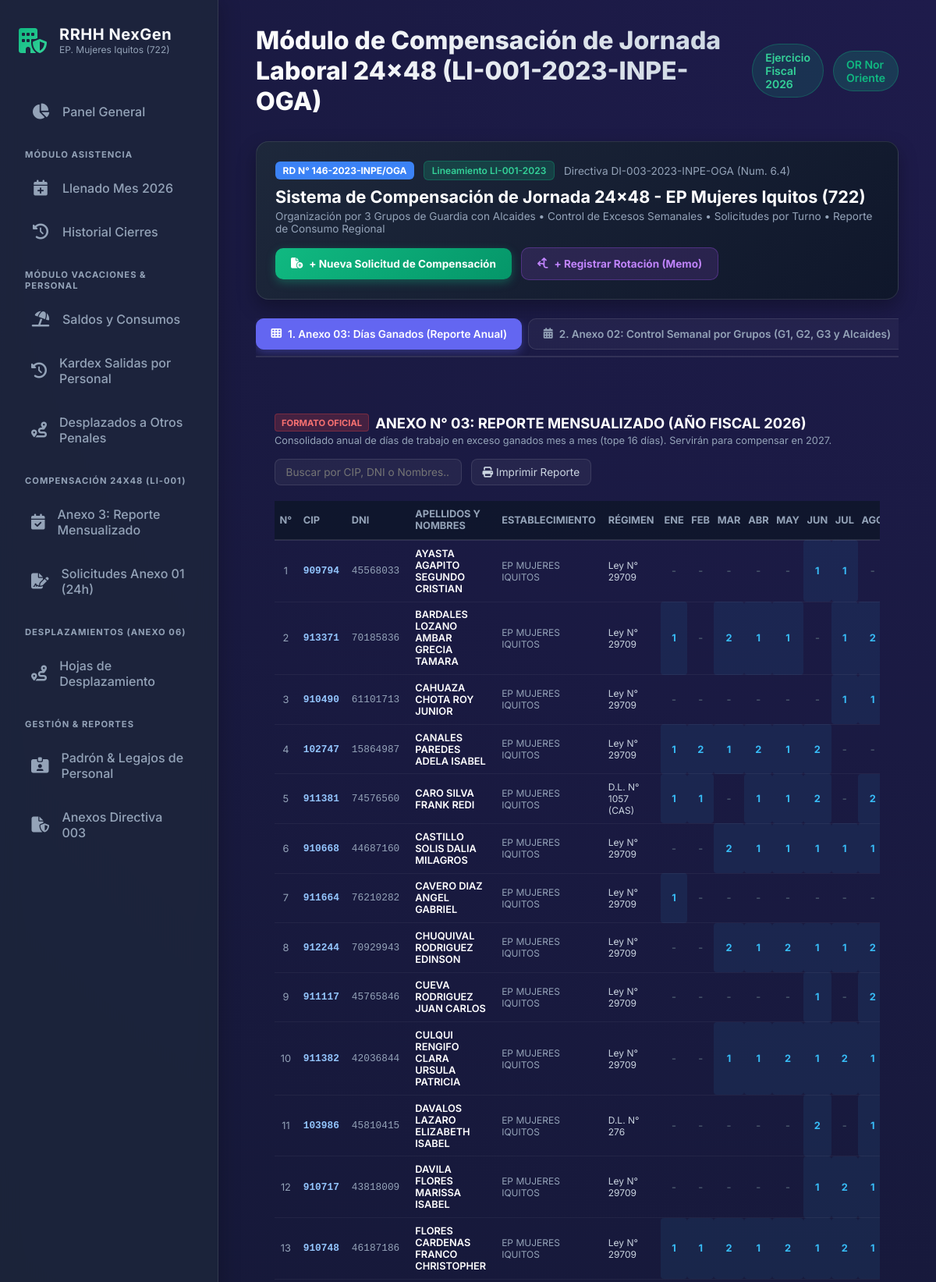
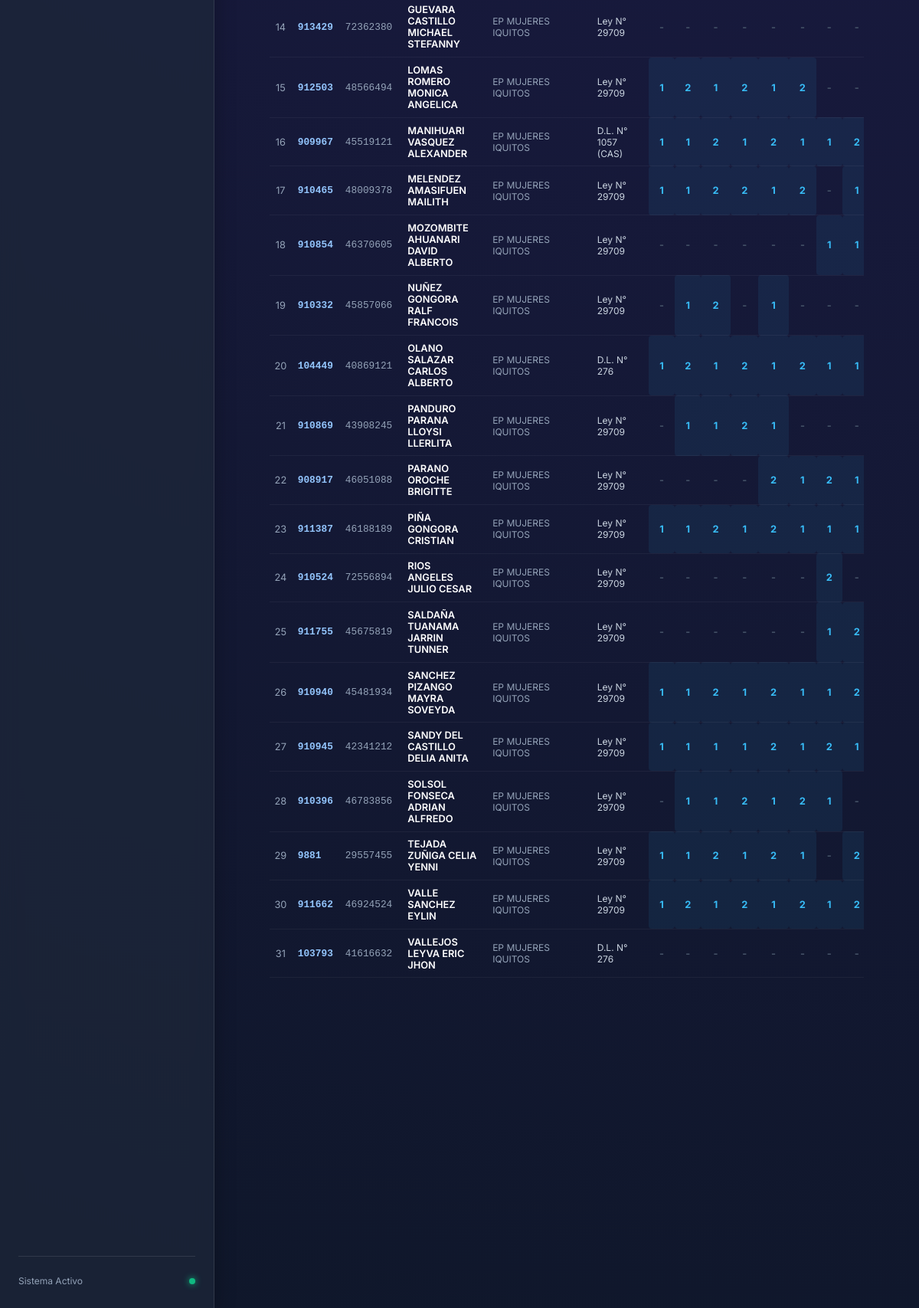
Screenshot of /compensacion/ with the database file from the repository (2 pictures, top to bottom).
### tables this page shows
CREATE TABLE empleados (
    id_empleado INTEGER PRIMARY KEY AUTOINCREMENT,
    codigo_servidor VARCHAR(20) UNIQUE NOT NULL, -- Ej: '099132', '103097'
    dni VARCHAR(15) UNIQUE,                      -- DNI (8 dígitos)
    apellidos_nombres VARCHAR(200) NOT NULL,
    created_at TIMESTAMP DEFAULT CURRENT_TIMESTAMP
, grupo_guardia_default INTEGER DEFAULT 1, sexo TEXT, fecha_nacimiento DATE, correo TEXT, id_regimen INTEGER, regimen_nombre TEXT, nivel TEXT, cargo_estructural TEXT, estado_laboral TEXT, modalidad_laboral TEXT, direccion_oficina TEXT, jefatura_area TEXT, cargo_funcion TEXT, area_clasificacion TEXT, horario_laboral TEXT, fecha_ingreso_eepp DATE, resolucion_documento TEXT, observaciones TEXT, fecha_ingreso_inpe DATE);

### app/modules/compensacion/router.py (the view)
@router.get("", response_class=HTMLResponse)
@router.get("/", response_class=HTMLResponse)
async def ver_modulo_compensacion(
    request: Request,
    anio: int = 2026,
    tab: str = "anexo3",
    mes_anexo2: int = 1,
    mes_reporte: int = 1,
    mensaje: Optional[str] = None,
    error: Optional[str] = None
):
    matriz_anexo3 = CompensacionRepository.get_matriz_anexo3(anio)
    grupos_guardia = CompensacionRepository.get_grupos_guardia()
    saldos = CompensacionRepository.get_control_saldos(anio)
    solicitudes = CompensacionRepository.get_solicitudes(anio)
    datos_anexo2 = None
    rotaciones_mes = []
    if tab == "anexo2":
        datos_anexo2 = CompensacionService.calcular_anexo2_mes(anio, mes_anexo2)
        rotaciones_mes = CompensacionRepository.get_rotaciones_mes(anio, mes_anexo2)
    reporte_gastos = []
    if tab == "reporte_gastos":
        reporte_gastos = CompensacionRepository.get_reporte_mensual_gastos(anio, mes_reporte)
    total_servidores = len(matriz_anexo3)
    total_dias_ganados_anual = sum(r["total_ganado"] for r in matriz_anexo3)
    total_asignados = sum(s["dias_asignados"] for s in saldos)
    total_usados = sum(s["dias_utilizados"] for s in saldos)
    total_restantes = sum(s["dias_disponibles"] for s in saldos)
    return templates.TemplateResponse(
        request=request,
        name="compensacion/matriz_anexo3.html",
        context={
            "anio": anio,
            "tab": tab,
            "mes_anexo2": mes_anexo2,
            "mes_reporte": mes_reporte,
            "meses": MESES_NOMBRES,
            "matriz_anexo3": matriz_anexo3,
            "grupos_guardia": grupos_guardia,
            "datos_anexo2": datos_anexo2,
            "rotaciones_mes": rotaciones_mes,
            "saldos": saldos,
            "solicitudes": solicitudes,
            "reporte_gastos": reporte_gastos,
            "total_servidores": total_servidores,
            "total_dias_ganados_anual": total_dias_ganados_anual,
            "total_asignados": total_asignados,
            "total_usados": total_usados,
            "total_restantes": total_restantes,
            "fecha_hoy": date.today().isoformat(),
            "mensaje": mensaje,
            "error": error
        }
    )

### app/templates/compensacion/matriz_anexo3.html (shortened to what this page needs)
{% extends "base.html" %}
{% block header_title %}Módulo de Compensación de Jornada Laboral 24x48 (LI-001-2023-INPE-OGA){% endblock %}
{% block content %}
<div style="display: flex; flex-direction: column; gap: 1.5rem;">
    <div style="background: linear-gradient(135deg, rgba(30, 41, 59, 0.95), rgba(15, 23, 42, 0.95)); border: 1px solid rgba(255, 255, 255, 0.1); border-radius: 16px; padding: 1.5rem; display: flex; justify-content: space-between; align-items: center; box-shadow: 0 10px 25px rgba(0,0,0,0.3); flex-wrap: wrap; gap: 1rem;">
        <div>
            <div style="display: flex; align-items: center; gap: 0.75rem; margin-bottom: 0.5rem; flex-wrap: wrap;">
                <span style="background: #3b82f6; color: #fff; font-size: 0.75rem; font-weight: 700; padding: 0.25rem 0.6rem; border-radius: 6px;">RD N° 146-2023-INPE/OGA</span>
                <span style="background: rgba(16, 185, 129, 0.2); color: #34d399; font-size: 0.75rem; font-weight: 600; padding: 0.25rem 0.6rem; border-radius: 6px; border: 1px solid rgba(16, 185, 129, 0.3);">Lineamiento LI-001-2023</span>
                <span style="color: var(--text-muted); font-size: 0.85rem;">Directiva DI-003-2023-INPE-OGA (Num. 6.4)</span>
            </div>
            <h2 style="font-size: 1.35rem; font-weight: 700; color: #fff; margin: 0 0 0.25rem 0;">Sistema de Compensación de Jornada 24x48 - EP Mujeres Iquitos (722)</h2>
            <p style="color: var(--text-muted); font-size: 0.85rem; margin: 0;">
                Organización por 3 Grupos de Guardia con Alcaides &bull; Control de Excesos Semanales &bull; Solicitudes por Turno &bull; Reporte de Consumo Regional
            </p>
        </div>
        <div style="display: flex; gap: 0.75rem; align-items: center; flex-wrap: wrap;">
            <button onclick="abrirModalSolicitud()" style="background: linear-gradient(135deg, #10b981, #059669); color: #fff; border: none; padding: 0.75rem 1.25rem; border-radius: 10px; font-weight: 700; font-size: 0.85rem; cursor: pointer; display: flex; align-items: center; gap: 0.5rem; box-shadow: 0 4px 12px rgba(16, 185, 129, 0.35);">
                <i class="fa-solid fa-file-circle-plus"></i> + Nueva Solicitud de Compensación
            </button>
            <button onclick="abrirModalRotacion()" style="background: rgba(168, 85, 247, 0.15); color: #c084fc; border: 1px solid rgba(168, 85, 247, 0.3); padding: 0.75rem 1.25rem; border-radius: 10px; font-weight: 700; font-size: 0.85rem; cursor: pointer; display: flex; align-items: center; gap: 0.5rem;">
                <i class="fa-solid fa-arrows-split-up-and-left"></i> + Registrar Rotación (Memo)
            </button>
        </div>
    </div>
    <div class="comp-tabs-nav">
        <a href="/compensacion?tab=anexo3&anio={{ anio }}" class="comp-tab-btn {% if tab == 'anexo3' %}active{% endif %}">
            <i class="fa-solid fa-table-cells"></i> 1. Anexo 03: Días Ganados (Reporte Anual)
        </a>
        <a href="/compensacion?tab=anexo2&anio={{ anio }}&mes_anexo2={{ mes_anexo2 }}" class="comp-tab-btn {% if tab == 'anexo2' %}active{% endif %}">
            <i class="fa-solid fa-calendar-days"></i> 2. Anexo 02: Control Semanal por Grupos (G1, G2, G3 y Alcaides)
        </a>
    </div>
    {% if tab == 'anexo3' %}
    <div class="glass-card" style="padding: 1.5rem;">
        <div style="display: flex; justify-content: space-between; align-items: center; margin-bottom: 1.25rem; flex-wrap: wrap; gap: 1rem;">
            <div>
                <div style="display: flex; align-items: center; gap: 0.5rem;">
                    <span style="background: rgba(239, 68, 68, 0.2); color: #f87171; border: 1px solid rgba(239, 68, 68, 0.3); font-size: 0.7rem; font-weight: 700; padding: 0.2rem 0.5rem; border-radius: 4px;">FORMATO OFICIAL</span>
                    <h3 style="font-size: 1.15rem; font-weight: 700; color: #fff; margin: 0;">ANEXO N° 03: REPORTE MENSUALIZADO (AÑO FISCAL {{ anio }})</h3>
                </div>
                <p style="color: var(--text-muted); font-size: 0.8rem; margin: 0.25rem 0 0 0;">
                    Consolidado anual de días de trabajo en exceso ganados mes a mes (tope 16 días). Servirán para compensar en {{ anio + 1 }}.
                </p>
            </div>
            <div style="display: flex; gap: 0.75rem; align-items: center;">
                <input type="text" placeholder="Buscar por CIP, DNI o Nombres..."
                       style="background: rgba(255, 255, 255, 0.05); border: 1px solid var(--border-color); border-radius: 8px; padding: 0.5rem 0.85rem; color: #fff; font-size: 0.85rem; width: 240px;"
                       onkeyup="filtrarTablaGenerica('tablaAnexo3', this.value)">
                <button onclick="window.print()" style="background: rgba(255, 255, 255, 0.05); color: #cbd5e1; border: 1px solid var(--border-color); padding: 0.5rem 0.85rem; border-radius: 8px; font-size: 0.85rem; cursor: pointer;">
                    <i class="fa-solid fa-print"></i> Imprimir Reporte
                </button>
            </div>
        </div>
        <div style="overflow-x: auto;">
            <table id="tablaAnexo3" style="width: 100%; border-collapse: collapse; font-size: 0.8rem; text-align: center;">
                <thead>
                    <tr style="background: rgba(15, 23, 42, 0.85); color: #94a3b8; border-bottom: 2px solid var(--border-color);">
                        <th style="padding: 0.6rem 0.4rem; width: 35px;">N°</th>
                        <th style="padding: 0.6rem 0.5rem; text-align: left; width: 65px;">CIP</th>
                        <th style="padding: 0.6rem 0.5rem; text-align: left; width: 75px;">DNI</th>
                        <th style="padding: 0.6rem 0.75rem; text-align: left;">APELLIDOS Y NOMBRES</th>
                        <th style="padding: 0.6rem 0.5rem; text-align: left; width: 140px;">ESTABLECIMIENTO</th>
                        <th style="padding: 0.6rem 0.5rem; text-align: left; width: 90px;">RÉGIMEN</th>
                        <th style="padding: 0.6rem 0.3rem;">ENE</th>
                        <th style="padding: 0.6rem 0.3rem;">FEB</th>
                        <th style="padding: 0.6rem 0.3rem;">MAR</th>
                        <th style="padding: 0.6rem 0.3rem;">ABR</th>
                        <th style="padding: 0.6rem 0.3rem;">MAY</th>
                        <th style="padding: 0.6rem 0.3rem;">JUN</th>
                        <th style="padding: 0.6rem 0.3rem;">JUL</th>
                        <th style="padding: 0.6rem 0.3rem;">AGO</th>
                    </tr>
                </thead>
                <tbody>
                    {% for row in matriz_anexo3 %}
                    <tr style="border-bottom: 1px solid rgba(255, 255, 255, 0.05);" onmouseover="this.style.background='rgba(255,255,255,0.03)'" onmouseout="this.style.background='transparent'">
                        <td style="padding: 0.55rem 0.4rem; color: var(--text-muted);">{{ loop.index }}</td>
                        <td style="padding: 0.55rem 0.5rem; text-align: left; font-family: monospace; font-weight: 700; color: #93c5fd;">{{ row.codigo_servidor }}</td>
                        <td style="padding: 0.55rem 0.5rem; text-align: left; font-family: monospace; color: var(--text-muted);">{{ row.dni }}</td>
                        <td style="padding: 0.55rem 0.75rem; text-align: left; font-weight: 600; color: #fff;">{{ row.apellidos_nombres }}</td>
                        <td style="padding: 0.55rem 0.5rem; text-align: left; font-size: 0.75rem; color: var(--text-muted);">EP MUJERES IQUITOS</td>
                        <td style="padding: 0.55rem 0.5rem; text-align: left; font-size: 0.75rem; color: #cbd5e1;">{{ row.regimen_nombre }}</td>
                        <td class="cell-mes {% if row.m_1 != '-' %}cell-mes-active{% else %}cell-mes-empty{% endif %}">{{ row.m_1 }}</td>
                        <td class="cell-mes {% if row.m_2 != '-' %}cell-mes-active{% else %}cell-mes-empty{% endif %}">{{ row.m_2 }}</td>
                        <td class="cell-mes {% if row.m_3 != '-' %}cell-mes-active{% else %}cell-mes-empty{% endif %}">{{ row.m_3 }}</td>
                        <td class="cell-mes {% if row.m_4 != '-' %}cell-mes-active{% else %}cell-mes-empty{% endif %}">{{ row.m_4 }}</td>
                        <td class="cell-mes {% if row.m_5 != '-' %}cell-mes-active{% else %}cell-mes-empty{% endif %}">{{ row.m_5 }}</td>
                        <td class="cell-mes {% if row.m_6 != '-' %}cell-mes-active{% else %}cell-mes-empty{% endif %}">{{ row.m_6 }}</td>
                        <td class="cell-mes {% if row.m_7 != '-' %}cell-mes-active{% else %}cell-mes-empty{% endif %}">{{ row.m_7 }}</td>
                        <td class="cell-mes {% if row.m_8 != '-' %}cell-mes-active{% else %}cell-mes-empty{% endif %}">{{ row.m_8 }}</td>
                    </tr>
                    {% else %}
                    <tr>
                        <td colspan="19" style="padding: 2.5rem; text-align: center; color: var(--text-muted);">
                            No hay servidores registrados para el año {{ anio }}.
                        </td>
                    </tr>
                    {% endfor %}
                </tbody>
            </table>
        </div>
    </div>
    {% endif %}
</div>
{% endblock %}

### app/static/premium.css (style rules this page uses)
:root { --primary: #6366f1; --primary-hover: #4f46e5; --secondary: #10b981; --bg-dark: #0f172a; --bg-panel: rgba(30, 41, 59, 0.7); --text-main: #f8fafc; --text-muted: #94a3b8; --border-color: rgba(255, 255, 255, 0.1); --danger: #ef4444; --warning: #f59e0b; }
* { margin: 0; padding: 0; box-sizing: border-box; font-family: 'Inter', system-ui, sans-serif; }
body { background: radial-gradient(circle at top right, #1e1b4b, #0f172a); color: var(--text-main); min-height: 100vh; display: flex; overflow-x: hidden; }

### app/templates/compensacion/matriz_anexo3.html (style rules this page uses)
.comp-tabs-nav { display: flex; gap: 0.5rem; border-bottom: 2px solid var(--border-color); padding-bottom: 0.5rem; margin-bottom: 1.5rem; overflow-x: auto; }
.comp-tab-btn { background: rgba(255, 255, 255, 0.04); border: 1px solid var(--border-color); border-radius: 10px; color: var(--text-muted); padding: 0.7rem 1.15rem; font-size: 0.85rem; font-weight: 600; cursor: pointer; display: inline-flex; align-items: center; gap: 0.5rem; text-decoration: none; white-space: nowrap; transition: all 0.2s; }
.comp-tab-btn.active { background: var(--primary); color: #fff; border-color: var(--primary); box-shadow: 0 4px 12px rgba(99, 102, 241, 0.35); }
.cell-mes { padding: 0.55rem 0.3rem; font-weight: 700; font-size: 0.8rem; }
.cell-mes-active { color: #38bdf8; background: rgba(56, 189, 248, 0.08); border-radius: 4px; }
.cell-mes-empty { color: #475569; }

### rows the page displays
empleados: codigo_servidor "909794", dni "45568033", apellidos_nombres "AYASTA AGAPITO SEGUNDO CRISTIAN", regimen_nombre "Ley N° 29709", m_1 "-", m_2 "-", m_3 "-", m_4 "-", m_5 "-", m_6 "1", m_7 "1", m_8 "-"
empleados: codigo_servidor "913371", dni "70185836", apellidos_nombres "BARDALES LOZANO AMBAR GRECIA TAMARA", regimen_nombre "Ley N° 29709", m_1 "1", m_2 "-", m_3 "2", m_4 "1", m_5 "1", m_6 "-", m_7 "1", m_8 "2"
empleados: codigo_servidor "910490", dni "61101713", apellidos_nombres "CAHUAZA CHOTA ROY JUNIOR", regimen_nombre "Ley N° 29709", m_1 "-", m_2 "-", m_3 "-", m_4 "-", m_5 "-", m_6 "-", m_7 "1", m_8 "1"
empleados: codigo_servidor "102747", dni "15864987", apellidos_nombres "CANALES PAREDES ADELA ISABEL", regimen_nombre "Ley N° 29709", m_1 "1", m_2 "2", m_3 "1", m_4 "2", m_5 "1", m_6 "2", m_7 "-", m_8 "-"
empleados: codigo_servidor "911381", dni "74576560", apellidos_nombres "CARO SILVA FRANK REDI", regimen_nombre "D.L. N° 1057 (CAS)", m_1 "1", m_2 "1", m_3 "-", m_4 "1", m_5 "1", m_6 "2", m_7 "-", m_8 "2"
empleados: codigo_servidor "910668", dni "44687160", apellidos_nombres "CASTILLO SOLIS DALIA MILAGROS", regimen_nombre "Ley N° 29709", m_1 "-", m_2 "-", m_3 "2", m_4 "1", m_5 "1", m_6 "1", m_7 "1", m_8 "1"
empleados: codigo_servidor "911664", dni "76210282", apellidos_nombres "CAVERO DIAZ ANGEL GABRIEL", regimen_nombre "Ley N° 29709", m_1 "1", m_2 "-", m_3 "-", m_4 "-", m_5 "-", m_6 "-", m_7 "-", m_8 "-"
empleados: codigo_servidor "912244", dni "70929943", apellidos_nombres "CHUQUIVAL RODRIGUEZ EDINSON", regimen_nombre "Ley N° 29709", m_1 "-", m_2 "-", m_3 "2", m_4 "1", m_5 "2", m_6 "1", m_7 "1", m_8 "2"
empleados: codigo_servidor "911117", dni "45765846", apellidos_nombres "CUEVA RODRIGUEZ JUAN CARLOS", regimen_nombre "Ley N° 29709", m_1 "-", m_2 "-", m_3 "-", m_4 "-", m_5 "-", m_6 "1", m_7 "-", m_8 "2"
empleados: codigo_servidor "911382", dni "42036844", apellidos_nombres "CULQUI RENGIFO CLARA URSULA PATRICIA", regimen_nombre "Ley N° 29709", m_1 "-", m_2 "-", m_3 "1", m_4 "1", m_5 "2", m_6 "1", m_7 "2", m_8 "1"
empleados: codigo_servidor "103986", dni "45810415", apellidos_nombres "DAVALOS LAZARO ELIZABETH ISABEL", regimen_nombre "D.L. N° 276", m_1 "-", m_2 "-", m_3 "-", m_4 "-", m_5 "-", m_6 "2", m_7 "-", m_8 "1"
empleados: codigo_servidor "910717", dni "43818009", apellidos_nombres "DAVILA FLORES MARISSA ISABEL", regimen_nombre "Ley N° 29709", m_1 "-", m_2 "-", m_3 "-", m_4 "-", m_5 "-", m_6 "1", m_7 "2", m_8 "1"
empleados: codigo_servidor "910748", dni "46187186", apellidos_nombres "FLORES CARDENAS FRANCO CHRISTOPHER", regimen_nombre "Ley N° 29709", m_1 "1", m_2 "1", m_3 "2", m_4 "1", m_5 "2", m_6 "1", m_7 "2", m_8 "1"
empleados: codigo_servidor "913429", dni "72362380", apellidos_nombres "GUEVARA CASTILLO MICHAEL STEFANNY", regimen_nombre "Ley N° 29709", m_1 "-", m_2 "-", m_3 "-", m_4 "-", m_5 "-", m_6 "-", m_7 "-", m_8 "-"
empleados: codigo_servidor "912503", dni "48566494", apellidos_nombres "LOMAS ROMERO MONICA ANGELICA", regimen_nombre "Ley N° 29709", m_1 "1", m_2 "2", m_3 "1", m_4 "2", m_5 "1", m_6 "2", m_7 "-", m_8 "-"
empleados: codigo_servidor "909967", dni "45519121", apellidos_nombres "MANIHUARI VASQUEZ ALEXANDER", regimen_nombre "D.L. N° 1057 (CAS)", m_1 "1", m_2 "1", m_3 "2", m_4 "1", m_5 "2", m_6 "1", m_7 "1", m_8 "2"
empleados: codigo_servidor "910465", dni "48009378", apellidos_nombres "MELENDEZ AMASIFUEN MAILITH", regimen_nombre "Ley N° 29709", m_1 "1", m_2 "1", m_3 "2", m_4 "2", m_5 "1", m_6 "2", m_7 "-", m_8 "1"
empleados: codigo_servidor "910854", dni "46370605", apellidos_nombres "MOZOMBITE AHUANARI DAVID ALBERTO", regimen_nombre "Ley N° 29709", m_1 "-", m_2 "-", m_3 "-", m_4 "-", m_5 "-", m_6 "-", m_7 "1", m_8 "1"
empleados: codigo_servidor "910332", dni "45857066", apellidos_nombres "NUÑEZ GONGORA RALF FRANCOIS", regimen_nombre "Ley N° 29709", m_1 "-", m_2 "1", m_3 "2", m_4 "-", m_5 "1", m_6 "-", m_7 "-", m_8 "-"
empleados: codigo_servidor "104449", dni "40869121", apellidos_nombres "OLANO SALAZAR CARLOS ALBERTO", regimen_nombre "D.L. N° 276", m_1 "1", m_2 "2", m_3 "1", m_4 "2", m_5 "1", m_6 "2", m_7 "1", m_8 "1"
empleados: codigo_servidor "910869", dni "43908245", apellidos_nombres "PANDURO PARANA LLOYSI LLERLITA", regimen_nombre "Ley N° 29709", m_1 "-", m_2 "1", m_3 "1", m_4 "2", m_5 "1", m_6 "-", m_7 "-", m_8 "-"
empleados: codigo_servidor "908917", dni "46051088", apellidos_nombres "PARANO OROCHE BRIGITTE", regimen_nombre "Ley N° 29709", m_1 "-", m_2 "-", m_3 "-", m_4 "-", m_5 "2", m_6 "1", m_7 "2", m_8 "1"
empleados: codigo_servidor "911387", dni "46188189", apellidos_nombres "PIÑA GONGORA CRISTIAN", regimen_nombre "Ley N° 29709", m_1 "1", m_2 "1", m_3 "2", m_4 "1", m_5 "2", m_6 "1", m_7 "1", m_8 "1"
empleados: codigo_servidor "910524", dni "72556894", apellidos_nombres "RIOS ANGELES JULIO CESAR", regimen_nombre "Ley N° 29709", m_1 "-", m_2 "-", m_3 "-", m_4 "-", m_5 "-", m_6 "-", m_7 "2", m_8 "-"
empleados: codigo_servidor "911755", dni "45675819", apellidos_nombres "SALDAÑA TUANAMA JARRIN TUNNER", regimen_nombre "Ley N° 29709", m_1 "-", m_2 "-", m_3 "-", m_4 "-", m_5 "-", m_6 "-", m_7 "1", m_8 "2"
empleados: codigo_servidor "910940", dni "45481934", apellidos_nombres "SANCHEZ PIZANGO MAYRA SOVEYDA", regimen_nombre "Ley N° 29709", m_1 "1", m_2 "1", m_3 "2", m_4 "1", m_5 "2", m_6 "1", m_7 "1", m_8 "2"
empleados: codigo_servidor "910945", dni "42341212", apellidos_nombres "SANDY DEL CASTILLO DELIA ANITA", regimen_nombre "Ley N° 29709", m_1 "1", m_2 "1", m_3 "1", m_4 "1", m_5 "2", m_6 "1", m_7 "2", m_8 "1"
empleados: codigo_servidor "910396", dni "46783856", apellidos_nombres "SOLSOL FONSECA ADRIAN ALFREDO", regimen_nombre "Ley N° 29709", m_1 "-", m_2 "1", m_3 "1", m_4 "2", m_5 "1", m_6 "2", m_7 "1", m_8 "-"
empleados: codigo_servidor "9881", dni "29557455", apellidos_nombres "TEJADA ZUÑIGA CELIA YENNI", regimen_nombre "Ley N° 29709", m_1 "1", m_2 "1", m_3 "2", m_4 "1", m_5 "2", m_6 "1", m_7 "-", m_8 "2"
empleados: codigo_servidor "911662", dni "46924524", apellidos_nombres "VALLE SANCHEZ EYLIN", regimen_nombre "Ley N° 29709", m_1 "1", m_2 "2", m_3 "1", m_4 "2", m_5 "1", m_6 "2", m_7 "1", m_8 "2"
empleados: codigo_servidor "103793", dni "41616632", apellidos_nombres "VALLEJOS LEYVA ERIC JHON", regimen_nombre "D.L. N° 276", m_1 "-", m_2 "-", m_3 "-", m_4 "-", m_5 "-", m_6 "-", m_7 "-", m_8 "-"

### other values shown
{{ anio }} "2026"
{{ anio + 1 }} "2027"
